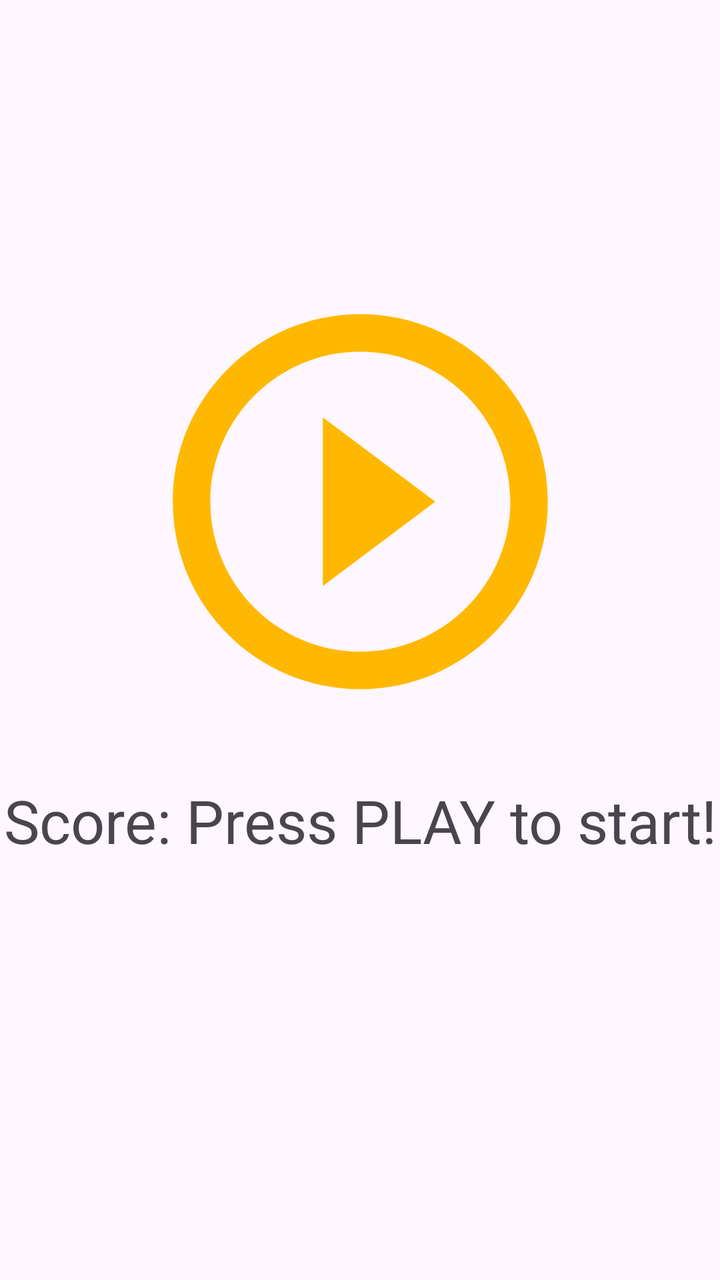
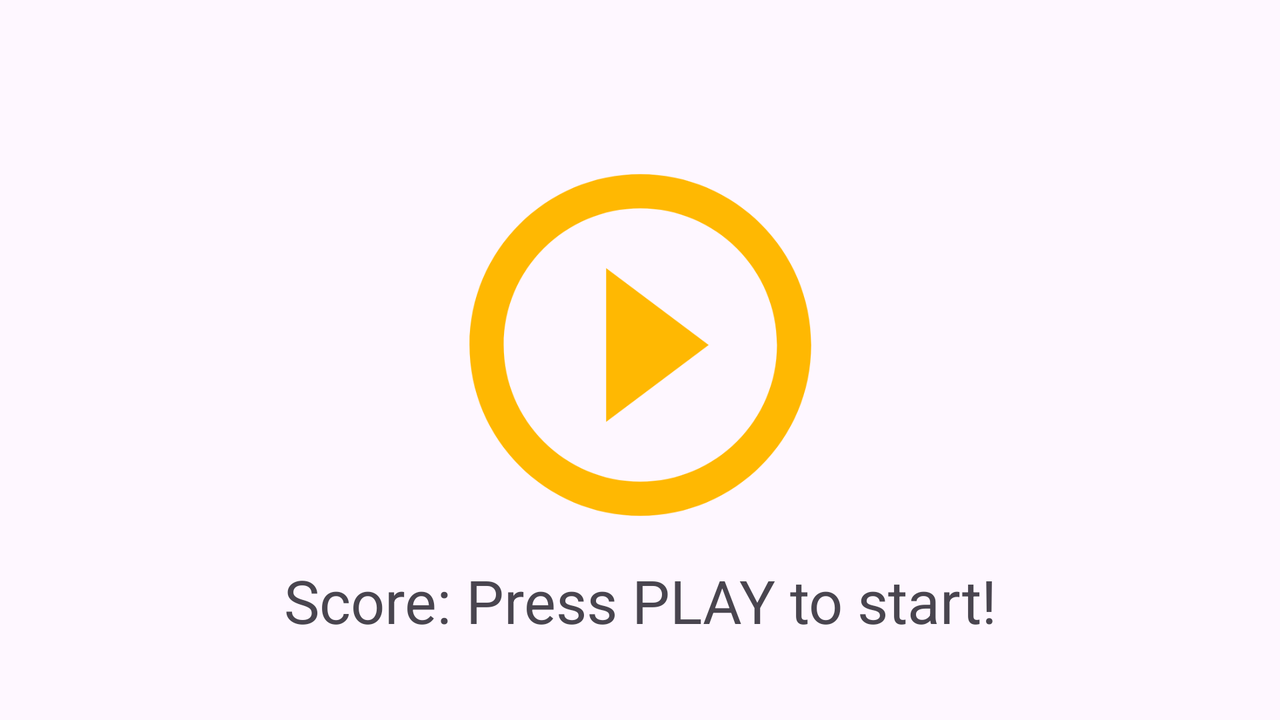

One screen, two layout resources from the same app: the default and the repository's alternative for another configuration. Each is rendered where Android would select it; the XML of both is given below.
<!-- AndroidManifest.xml: application theme Theme.JustBreathe -->
<!-- res/layout/sampling_activity.xml -->
<?xml version="1.0" encoding="utf-8"?>
   <androidx.constraintlayout.widget.ConstraintLayout xmlns:android="http://schemas.android.com/apk/res/android"
    xmlns:app="http://schemas.android.com/apk/res-auto"
    xmlns:tools="http://schemas.android.com/tools"
    android:layout_width="match_parent"
    android:layout_height="match_parent"
    tools:context=".SamplingActivity">

 <TextView
     android:id="@+id/textTimer"
     android:layout_width="wrap_content"
     android:layout_height="wrap_content"
     android:textColor="@color/orange_1"
     android:textSize="250sp"
     android:visibility="invisible"
     app:layout_constraintBottom_toBottomOf="parent"
     app:layout_constraintEnd_toEndOf="parent"
     app:layout_constraintHorizontal_bias="0.5"
     app:layout_constraintStart_toStartOf="parent"
     app:layout_constraintTop_toBottomOf="@+id/toolbarSampActivity"
     app:layout_constraintVertical_bias="0.1" />

    <androidx.appcompat.widget.Toolbar
        android:id="@+id/toolbarSampActivity"
        android:layout_width="match_parent"
        android:layout_height="wrap_content"
        android:minHeight="?attr/actionBarSize"
        android:theme="?attr/actionBarTheme"
        app:layout_constraintTop_toTopOf="parent"
        tools:layout_editor_absoluteX="1dp" />

 <ImageView
     android:id="@+id/imgBtnSample"
     android:layout_width="225dp"
     android:layout_height="225dp"
     app:layout_constraintBottom_toBottomOf="parent"
     app:layout_constraintEnd_toEndOf="parent"
     app:layout_constraintStart_toStartOf="parent"
     app:layout_constraintTop_toBottomOf="@+id/toolbarSampActivity"
     app:layout_constraintVertical_bias="0.212"
     app:srcCompat="@drawable/ic_start_sampling" />

    <TextView
     android:id="@+id/lblScore"
     android:layout_width="match_parent"
     android:layout_height="wrap_content"
     android:text="@string/lblScoreTextStart"
     android:textAlignment="center"
     android:textSize="30sp"
     app:layout_constraintBottom_toBottomOf="parent"
     app:layout_constraintEnd_toEndOf="parent"
     app:layout_constraintHorizontal_bias="0.0"
     app:layout_constraintStart_toStartOf="parent"
     app:layout_constraintTop_toBottomOf="@+id/imgBtnSample"
     app:layout_constraintVertical_bias="0.113" />

    <ProgressBar
        android:id="@+id/progressBar"
        style="?android:attr/progressBarStyle"
        android:layout_width="40dp"
        android:layout_height="36dp"
        android:visibility="invisible"
        app:layout_constraintBottom_toBottomOf="@+id/lblScore"
        app:layout_constraintEnd_toEndOf="parent"
        app:layout_constraintHorizontal_bias="0.687"
        app:layout_constraintStart_toStartOf="parent"
        app:layout_constraintTop_toTopOf="@+id/lblScore"
        app:layout_constraintVertical_bias="0.595" />

</androidx.constraintlayout.widget.ConstraintLayout>
<!-- resources referenced by this layout -->
<resources>
  <color name="orange_1">#FFB802</color>
  <!-- drawable ic_start_sampling (drawable) -->
  <vector
      android:height="24dp"
      android:tint="#FFB802"
      android:color="#FFB802"
      android:background="#FFB802"
      android:viewportHeight="24" android:viewportWidth="24"
      android:width="24dp" xmlns:android="http://schemas.android.com/apk/res/android">
      <path android:fillColor="@android:color/white" android:pathData="M10,16.5l6,-4.5 -6,-4.5v9zM12,2C6.48,2 2,6.48 2,12s4.48,10 10,10 10,-4.48 10,-10S17.52,2 12,2zM12,20c-4.41,0 -8,-3.59 -8,-8s3.59,-8 8,-8 8,3.59 8,8 -3.59,8 -8,8z"/>
  </vector>
  <string name="lblScoreTextStart">Score: Press PLAY to start!</string>
  <style name="Theme.JustBreathe" parent="Base.Theme.JustBreathe" />
  <style name="Base.Theme.JustBreathe" parent="Theme.Material3.DayNight.NoActionBar">
          
          
      </style>
</resources>
<!-- res/layout-land/sampling_activity.xml (the repository's variant of the layout above) -->
<!-- drawn on the phone turned sideways -->
<?xml version="1.0" encoding="utf-8"?>
   <androidx.constraintlayout.widget.ConstraintLayout xmlns:android="http://schemas.android.com/apk/res/android"
    xmlns:app="http://schemas.android.com/apk/res-auto"
    xmlns:tools="http://schemas.android.com/tools"
    android:layout_width="match_parent"
    android:layout_height="match_parent"
    tools:context=".SamplingActivity">

    <TextView
        android:id="@+id/lblScore"
        android:layout_width="match_parent"
        android:layout_height="wrap_content"
        android:text="@string/lblScoreTextStart"
        android:textAlignment="center"
        android:textSize="30sp"
        app:layout_constraintBottom_toBottomOf="parent"
        app:layout_constraintEnd_toEndOf="parent"
        app:layout_constraintHorizontal_bias="0.0"
        app:layout_constraintStart_toStartOf="parent"
        app:layout_constraintTop_toBottomOf="@+id/imgBtnSample"
        app:layout_constraintVertical_bias="0.113" />

    <TextView
        android:id="@+id/textTimer"
        android:layout_width="wrap_content"
        android:layout_height="wrap_content"
        android:textAlignment="center"
        android:textColor="@color/orange_1"
        android:textSize="200sp"
        android:visibility="invisible"
        app:layout_constraintBottom_toBottomOf="parent"
        app:layout_constraintEnd_toEndOf="@+id/imgBtnSample"
        app:layout_constraintStart_toStartOf="@+id/imgBtnSample"
        app:layout_constraintTop_toTopOf="parent"
        app:layout_constraintVertical_bias="0.234" />

    <androidx.appcompat.widget.Toolbar
        android:id="@+id/toolbarSampActivity"
        android:layout_width="match_parent"
        android:layout_height="wrap_content"
        android:minHeight="?attr/actionBarSize"
        android:theme="?attr/actionBarTheme"
        app:layout_constraintTop_toTopOf="parent"
        tools:layout_editor_absoluteX="1dp" />

    <ImageView
        android:id="@+id/imgBtnSample"
        android:layout_width="209dp"
        android:layout_height="205dp"
        app:layout_constraintBottom_toBottomOf="parent"
        app:layout_constraintEnd_toEndOf="parent"
        app:layout_constraintStart_toStartOf="parent"
        app:layout_constraintTop_toBottomOf="@+id/toolbarSampActivity"
        app:layout_constraintVertical_bias="0.065"
        app:srcCompat="@drawable/ic_start_sampling" />

 <ProgressBar
     android:id="@+id/progressBar"
     style="?android:attr/progressBarStyle"
     android:layout_width="40dp"
     android:layout_height="36dp"
     android:visibility="invisible"
     app:layout_constraintBottom_toBottomOf="@+id/lblScore"
     app:layout_constraintEnd_toEndOf="parent"
     app:layout_constraintHorizontal_bias="0.596"
     app:layout_constraintStart_toStartOf="parent"
     app:layout_constraintTop_toTopOf="@+id/lblScore"
     app:layout_constraintVertical_bias="0.5" />
</androidx.constraintlayout.widget.ConstraintLayout>
